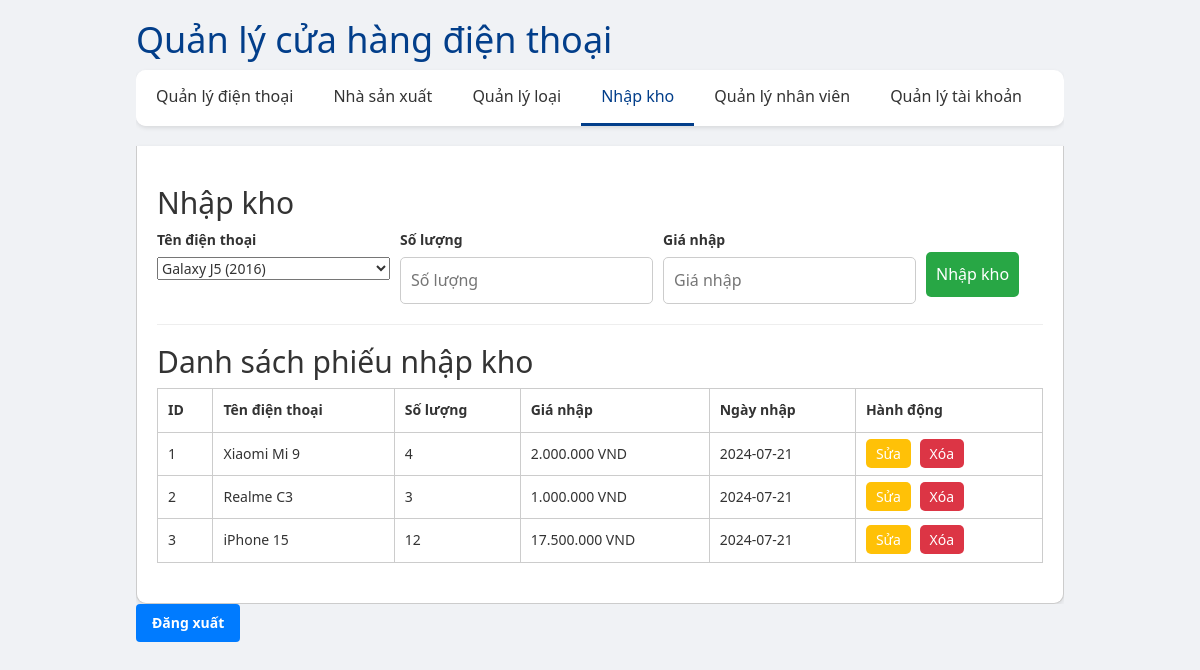
The app's page /admin/?page=imp (signed in) with its own data.
### tables this page shows
CREATE TABLE `imp` (
  `id` int(11) NOT NULL,
  `phone_id` int(11) NOT NULL,
  `quantity` int(11) NOT NULL DEFAULT 1,
  `price` int(25) NOT NULL DEFAULT 0,
  `dateimport` date NOT NULL
);

CREATE TABLE `phone` (
  `id` int(11) NOT NULL,
  `name` varchar(255) NOT NULL,
  `model` varchar(255) NOT NULL,
  `producer_id` int(12) NOT NULL,
  `phonetype_id` int(12) NOT NULL,
  `quantity` int(11) NOT NULL DEFAULT 0,
  `price` decimal(10,2) NOT NULL,
  `img` varchar(255) NOT NULL DEFAULT ''
);

### config/lib.php (called while the page is built, shortened)
<?php
function is_guest() {
    return false;
}
?>

### admin/pages/imp/index.php (the view, shortened to what this page needs)
<?php
include '../config/db.php';
?>
<head>
<link rel="stylesheet" href="/admin/pages/imp/styles.css">
</head>
<body>
    <main>
        <?php
        if (!is_guest()) {
            echo '<section class="add-type">
            <h2>Nhập kho</h2>
            <form action="/admin/pages/imp/add.php" method="post">
                <div>
                    <label for="name">Tên điện thoại</label><br>
                    <select name="phone_id">';
                    $sql = "select id, name from phone order by id";
                    $re = $conn->query($sql);
                    if ($re->num_rows > 0) {
                        while ($row = $re->fetch_assoc()) {
                            echo '<option value="' . $row['id'] . '">' . $row['name'] . '</option>' . "\n";
                        }
                    } else {
                        echo '<option value="null">Vui lòng thêm điện thoại trước</option>';
                    }
            echo '</select>
                </div>
                <div>
                    <label for="quantity">Số lượng</label><br>
                    <input type="number" name="quantity" placeholder="Số lượng" size="1" required>
                </div>
                <div>
                    <label for="quantity">Giá nhập</label><br>
                    <input type="number" name="price" placeholder="Giá nhập" size="1" required>
                </div>
                <div>
                    <br>
                    <button type="submit">Nhập kho</button>
                </div>
            </form>
        </section><hr>';
        }
        ?>
        <section class="type-list">
            <h2>Danh sách phiếu nhập kho</h2>
            <table>
                <thead>
                    <tr>
                        <th>ID</th>
                        <th>Tên điện thoại</th>
                        <th>Số lượng</th>
                        <th>Giá nhập</th>
                        <th>Ngày nhập</th>
                        <?php
                        if (!is_guest()) {
                            echo '<th>Hành động</th>';
                        }
                        ?>
                    </tr>
                </thead>
                <tbody>
                    <?php
                    $sql = "SELECT * FROM imp order by id;";
                    $result = $conn->query($sql);
                    if ($result->num_rows > 0) {
                        while($row = $result->fetch_assoc()) {
                            $id = $row["phone_id"];
                            $sql = "select name from phone where id = $id";
                            $rr = $conn->query($sql);
                            if ($rr->num_rows > 0) {
                                $phoneName = $rr->fetch_assoc()["name"];
                            } else {
                                $phoneName = "null";
                            }
                            echo "<tr>
                                <td>" . $row["id"] . "</td>
                                <td>" . $phoneName . "</td>
                                <td>" . $row["quantity"] . "</td>
                                <td>" . number_format(round($row["price"], 0), 0, '', '.') . " VND" . "</td>
                                <td>" . $row["dateimport"] . "</td>";
                            if (!is_guest()) {
                            echo "<td class='actions'>
                                    <a href='/admin/?page=editImp&id=" . $row["id"] . "' class='edit-btn'>Sửa</a>
                                    <a href='#' onclick=\"deleteSubmit('" . $row["id"] . "')\" class='delete-btn'>Xóa</a>
                                </td>";
                            }
                            echo "</tr>";
                        }
                    } else {
                        echo "<tr><td colspan='6'>Không có loại phiếu nhập nào</td></tr>";
                    }
                    ?>
                </tbody>
            </table>
        </section>
    </main>
</body>
</html>

### admin/css/styles.css (style rules this page uses)
body { font-family: Arial, sans-serif; background-color: #f4f4f4; margin: 0; padding: 0; }
table { width: 100%; border-collapse: collapse; }
table, th, td { border: 1px solid #ccc; }
th, td { padding: 10px; text-align: left; }
.actions a { padding: 5px 10px; margin-right: 5px; border: none; cursor: pointer; border-radius: 5px; text-decoration: none; color: #fff; }
.actions .edit-btn { background-color: #ffc107; }
.actions .delete-btn { background-color: #dc3545; }
body, h1, p, button { margin: 0; padding: 0; }
body { font-family: 'Segoe UI', Tahoma, Geneva, Verdana, sans-serif; background-color: #f0f2f5; color: #333; line-height: 1.6; padding: 20px; }

### admin/pages/imp/styles.css (style rules this page uses)
body { font-family: Arial, sans-serif; background-color: #f4f4f4; margin: 0; padding: 0; }
.add-type, .type-list, .edit-type { margin-bottom: 20px; }
.add-type form, .edit-type form { display: flex; flex-wrap: wrap; gap: 10px; }
.add-type input, .add-type button, .edit-type input, .edit-type button { padding: 10px; font-size: 16px; border: 1px solid #ccc; border-radius: 5px; }
.add-type button, .edit-type button { background-color: #28a745; color: #fff; border: none; cursor: pointer; }
table { width: 100%; border-collapse: collapse; }
table, th, td { border: 1px solid #ccc; }
th, td { padding: 10px; text-align: left; }
.actions a { padding: 5px 10px; margin-right: 5px; border: none; cursor: pointer; border-radius: 5px; text-decoration: none; color: #fff; }
.actions .edit-btn { background-color: #ffc107; }
.actions .delete-btn { background-color: #dc3545; }
body, h1, p, button { margin: 0; padding: 0; }
body { font-family: 'Segoe UI', Tahoma, Geneva, Verdana, sans-serif; background-color: #f0f2f5; color: #333; line-height: 1.6; padding: 20px; }

### admin/index.php (style rules this page uses)
body, h1, p, button { margin: 0; padding: 0; }
body { font-family: 'Segoe UI', Tahoma, Geneva, Verdana, sans-serif; background-color: #f0f2f5; color: #333; line-height: 1.6; padding: 20px; }

### records on screen
imp: id "1", phone.name "Xiaomi Mi 9", quantity "4", price "2.000.000", dateimport "2024-07-21"
imp: id "2", phone.name "Realme C3", quantity "3", price "1.000.000", dateimport "2024-07-21"
imp: id "3", phone.name "iPhone 15", quantity "12", price "17.500.000", dateimport "2024-07-21"

### other values on screen
form field phone_id "Galaxy J5 (2016)"
